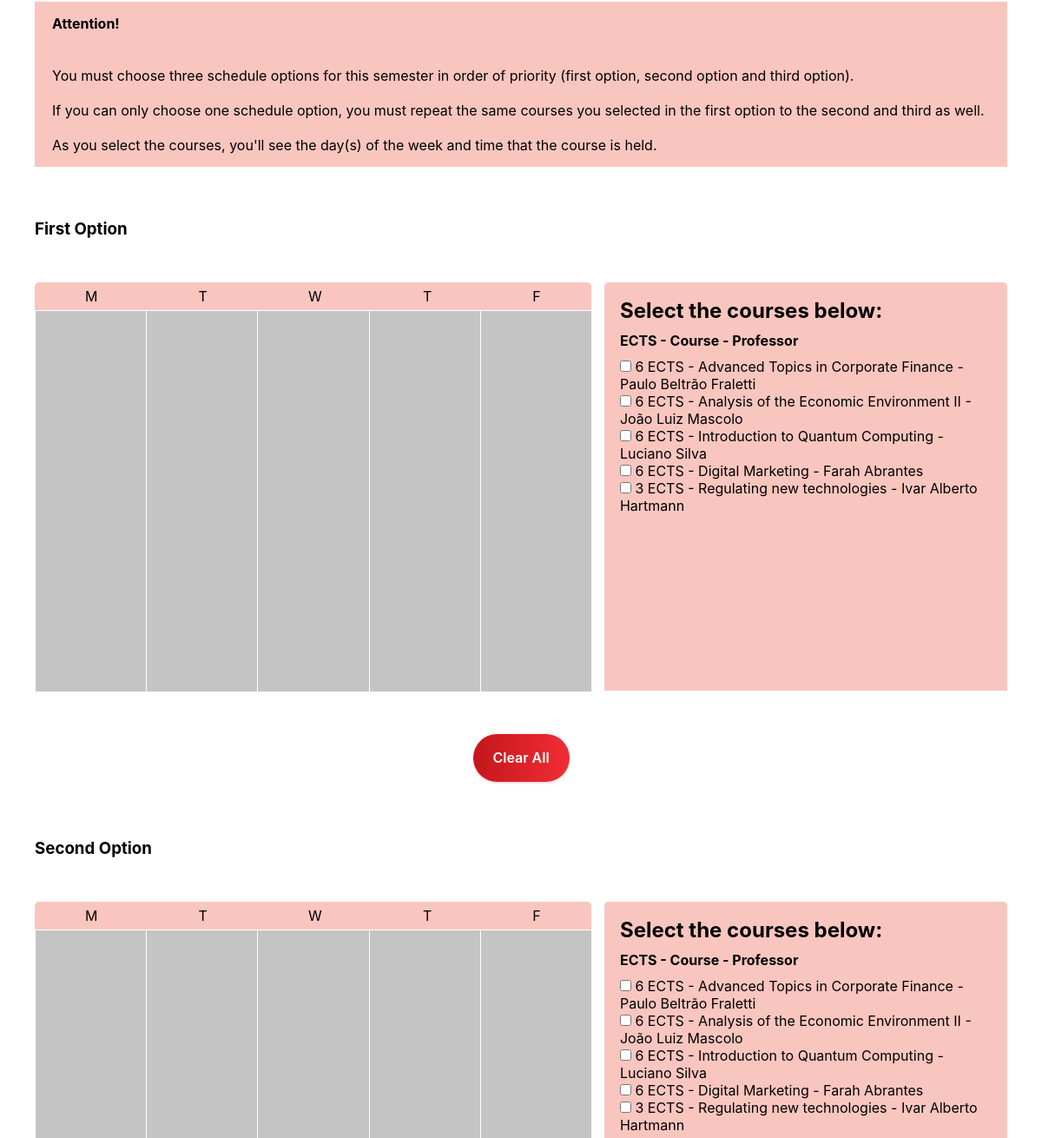
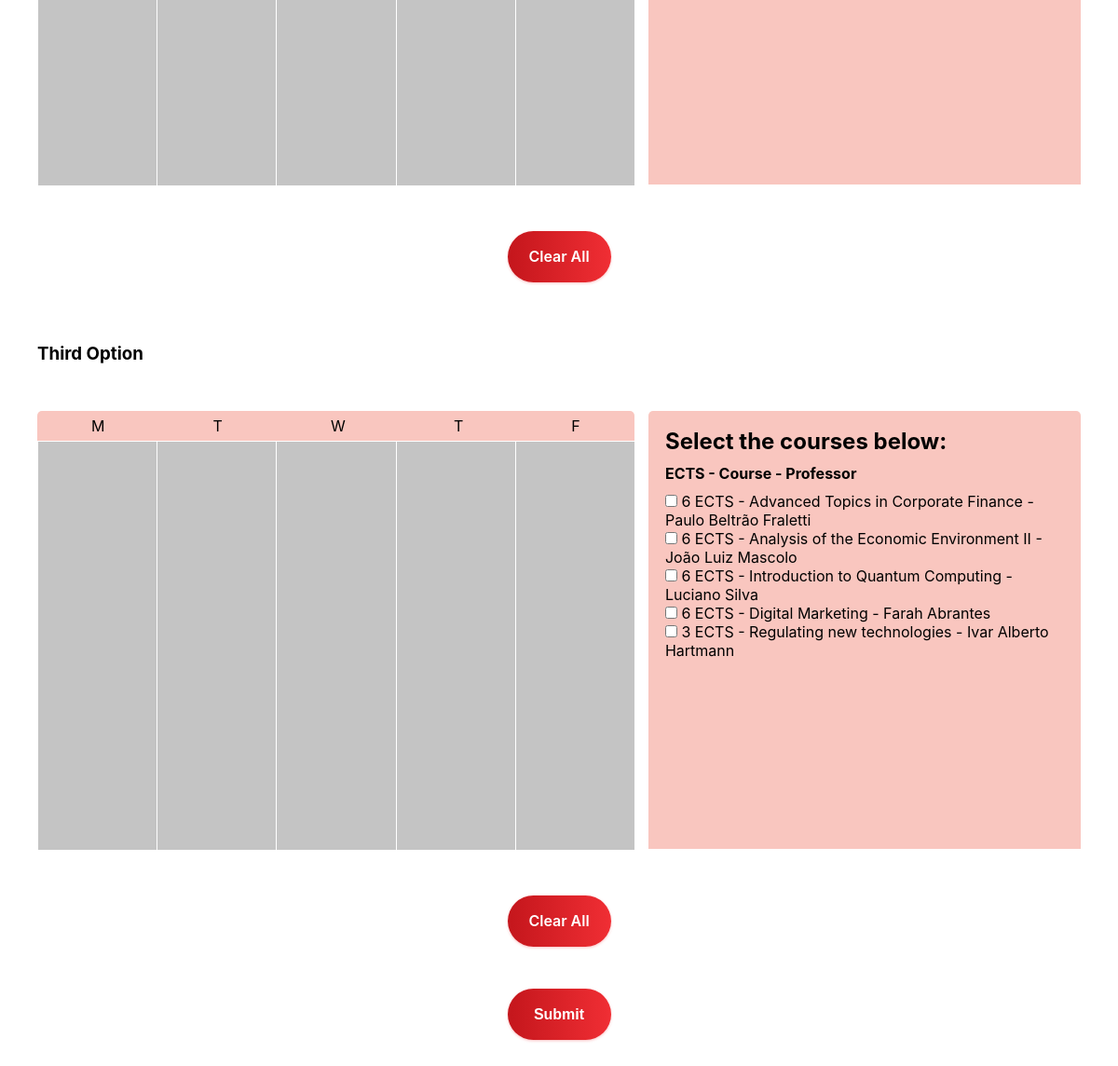
/ (lower part), run on an earlier commit of the app's database (2 pictures, top to bottom).
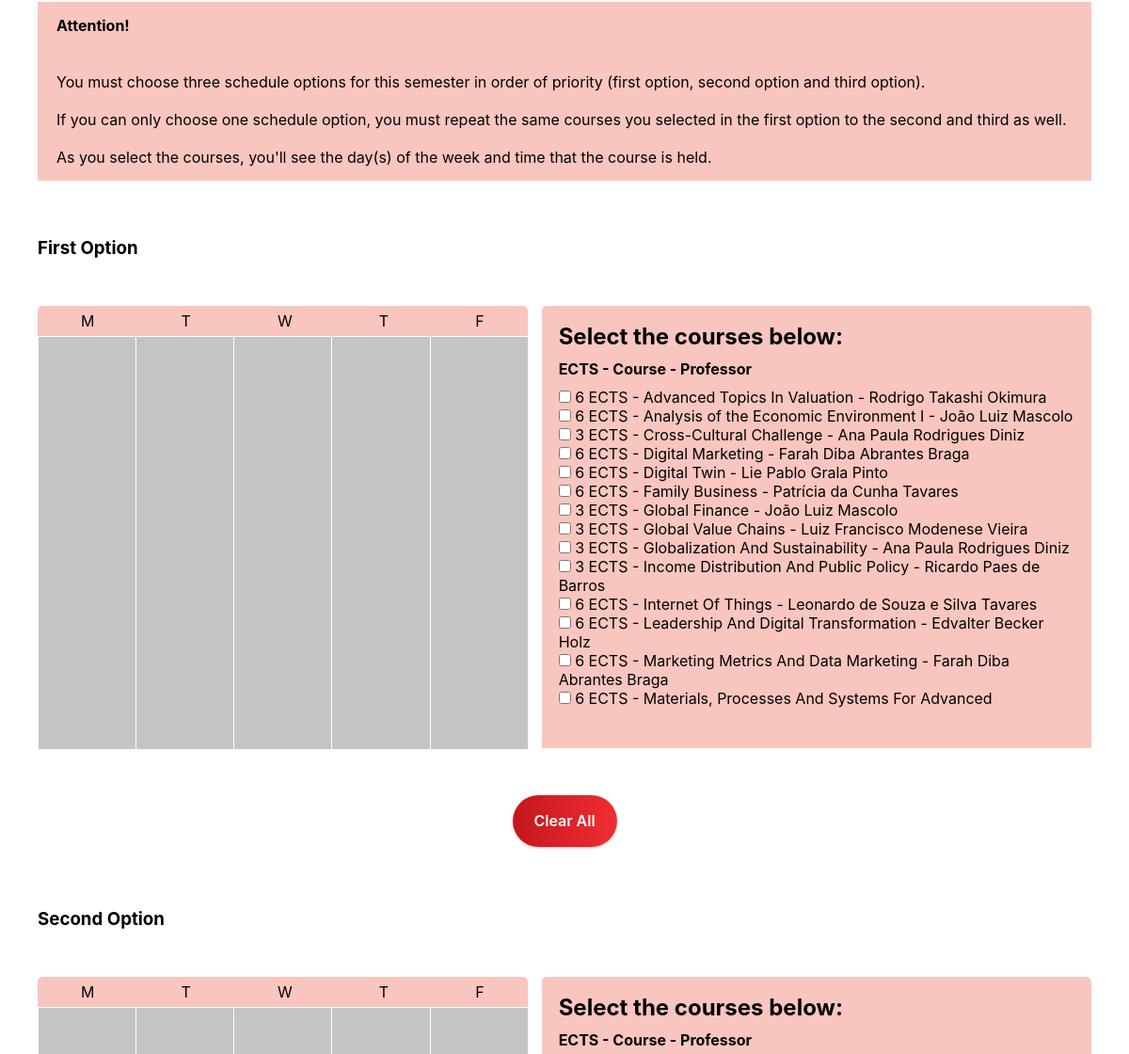
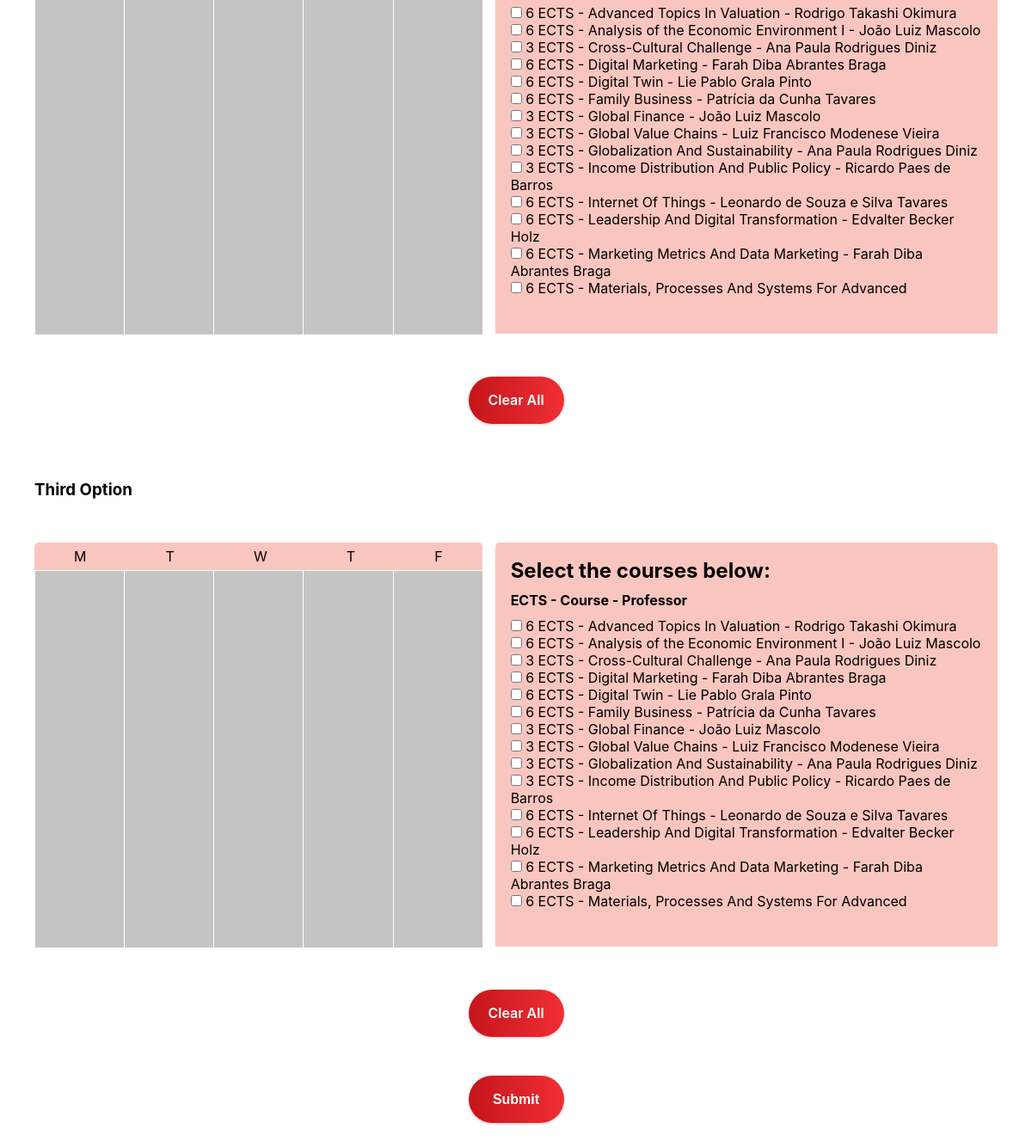
And on a later commit of the database (2 pictures, top to bottom).
### inputs/models.py (models this page shows)
class Course(models.Model):
    name = models.CharField(max_length=200)
    professor = models.CharField(max_length=200)
    ects = models.IntegerField()
    duration = models.TimeField()
    dates = models.ManyToManyField(CourseDate)
    availability = Status()
    def __str__(self):
        return  str(self.id)+". "+str(self.name)+" - "+str(self.professor)

### inputs/views.py (the view)
# urls.py: path('', views.index, name='index'),
def index(request):
    if request.method == 'POST':
        name = request.POST.get('name')
        homeUniversity = request.POST.get('homeUniversity')
        courses1 = request.POST.getlist('courses1')
        dataList1 = []
        for course1 in courses1:
            print("Olha o nome do curso: ", course1)
            curso1_var = Course.objects.get(name=course1)
            datas1 = curso1_var.dates.all()
            dataListSameCourse1 = []
            for dataElement1 in datas1.iterator():
                elemento1 = dataElement1
                print("Esse é o elemento:", elemento1)
                dataListSameCourse1.append(elemento1)
                print("ESSE é o LIST DO DATA ELEMENT", dataListSameCourse1)
            dataList1.append(dataListSameCourse1)
        print("LISTA DATA", dataList1)
        listaGeral1 = []
        for elemento1 in dataList1:
            for i in range(len(elemento1)):
                listaGeral1.append(elemento1[i])
        print("LISTA GERAL: ", listaGeral1)
        Checando1 = check_same_values(listaGeral1)
        courses2 = request.POST.getlist('courses2')
        dataList2 = []
        for course2 in courses2:
            print("Olha o nome do curso: ", course2)
            curso2_var = Course.objects.get(name=course2)
            datas2 = curso2_var.dates.all()
            dataListSameCourse2 = []
            for dataElement2 in datas2.iterator():
                elemento2 = dataElement2
                print("Esse é o elemento:", elemento2)
                dataListSameCourse2.append(elemento2)
                print("ESSE é o LIST DO DATA ELEMENT", dataListSameCourse2)
            dataList2.append(dataListSameCourse2)
        print("LISTA DATA", dataList2)
        listaGeral2 = []
        for elemento2 in dataList2:
            for i in range(len(elemento2)):
                listaGeral2.append(elemento2[i])
        print("LISTA GERAL: ", listaGeral2)
        Checando2 = check_same_values(listaGeral2)
        courses3 = request.POST.getlist('courses3')
        dataList3 = []
        for course3 in courses3:
            print("Olha o nome do curso: ", course3)
            curso3_var = Course.objects.get(name=course3)
            datas3 = curso3_var.dates.all()
            dataListSameCourse3 = []
            for dataElement3 in datas3.iterator():
                elemento3 = dataElement3
                print("Esse é o elemento:", elemento3)
                dataListSameCourse3.append(elemento3)
                print("ESSE é o LIST DO DATA ELEMENT", dataListSameCourse3)
            dataList3.append(dataListSameCourse3)
        print("LISTA DATA", dataList3)
        listaGeral3 = []
        for elemento3 in dataList3:
            for i in range(len(elemento3)):
                listaGeral3.append(elemento3[i])
        print("LISTA GERAL: ", listaGeral3)
        Checando3 = check_same_values(listaGeral3)
        if Checando1:
            return render(request, 'inputs/erro.html')
        elif Checando2:
            return render(request, 'inputs/erro.html')
        elif Checando3:
            return render(request, 'inputs/erro.html')
        else:
            candidate = Candidate(name = name, homeUniversity = homeUniversity)
            candidate.save()
            candidato, criada1 = Candidate.objects.get_or_create(name=name, homeUniversity=homeUniversity)
            if criada1:
                candidato.save()
            print("ESSE É O CANDIDATO!:", candidato)
            timetable1 = Timetable(priority= 1, candidate=candidato)
            timetable1.save()
            for course1 in courses1:
                print("Olha o nome do curso: ", course1)
                curso1 = Course.objects.get(name=course1)
                timetable1.courses.add(curso1)
            candidato, criada2 = Candidate.objects.get_or_create(name=name, homeUniversity=homeUniversity)
            if criada2:
                candidato.save()
            print("ESSE É O CANDIDATO!:", candidato)
            timetable2 = Timetable(priority= 2, candidate=candidato)
            timetable2.save()
            for course2 in courses2:
                print("Olha o nome do curso: ", course2)
                curso2 = Course.objects.get(name=course2)
                timetable2.courses.add(curso2)
            candidato, criada3 = Candidate.objects.get_or_create(name=name, homeUniversity=homeUniversity)
            if criada3:
                candidato.save()
            print("ESSE É O CANDIDATO!:", candidato)
            timetable3 = Timetable(priority= 3, candidate=candidato)
            timetable3.save()
            for course3 in courses3:
                print("Olha o nome do curso: ", course3)
                curso3 = Course.objects.get(name=course3)
                timetable3.courses.add(curso3)
        return redirect('index')
    else:
        all_candidates = Candidate.objects.all()
        all_courses = Course.objects.all()
        return render(request, 'inputs/index.html', {'candidates': all_candidates, 'courses': all_courses})

### inputs/models.py (called while the page is built)
    def __str__(self):
        return  str(self.dayOfTheWeek)+" - "+str(self.hour)

### inputs/templates/inputs/index.html (shortened to what this page needs)
{% extends "inputs/base.html" %}
{% load static %}
{% block content %}
<form method="post">
  <label for="name">1.Full Name (as written in passport):</label><br>
  <input class="inputFields" id="name" type="text" name="name" /> <br>
  <label for="homeUniversity">2.Home University:</label> <br>
  <input class="inputFields" id="homeUniversity" name="homeUniversity"></input><br>
  <div class="redBox">
    <div class="textRedBox">
      <h4> Attention! </h4> <br><br>
      You must choose three schedule options for this semester in order of priority (first option, second option and third option). <br><br>
      If you can only choose one schedule option, you must repeat the same courses you selected in the first option to the second
      and third as well. <br><br>
      As you select the courses, you'll see the day(s) of the week and time that the course is held.
    </div>
  </div>
  <br><br>
  <h3>First Option</h3>
  <br>
  <div class="calendarAndCourses course1">
    <div class="calendarAndCourseContainer">
      <div class="calendarBox">
        <ul class="rectangle">
          <li>M</li>
          <li>T</li>
          <li>W</li>
          <li>T</li>
          <li>F</li>
        </ul>
        <div id="rowOption1" class="row">
          <div class="columnsDays Monday">
          </div>
          <div class="columnsDays Tuesday">
          </div>
          <div class="columnsDays Wednesday">
          </div>
          <div class="columnsDays Thursday">
          </div>
          <div class="columnsDays Friday">
          </div>
        </div>
      </div>
      <div class="coursesBox">
        <h1>Select the courses below:</h1>
        <h4>ECTS - Course - Professor</h4>
        <div class='inputList'>
          {%for course in courses %}
          <div>
            <input onchange="checkInput(this,'{{course.id}}', '{{course}}', '{{course.dates.all}}','rowOption1')" type="checkbox" id="courseInput_'{{course.id}}'" name="courses1" class="checkbox1" value='{{course.name}}'>
            <label for="course1">{{course.ects}} ECTS - {{course.name}} - {{course.professor}}</label>
          </div>
          {% endfor %}
        </div>
      </div>
    </div>
  </div>
  <div class="buttonCenter">
    <a class="bn632-hover bn28" onclick="clearOptions('rowOption1', 'checkbox1')">Clear All</a>
  </div>
  <br><br>
  <h3>Second Option</h3>
  <br>
  <div class="calendarAndCourses course2">
    <div class="calendarAndCourseContainer">
      <div class="calendarBox">
        <ul class="rectangle">
          <li>M</li>
          <li>T</li>
          <li>W</li>
          <li>T</li>
          <li>F</li>
        </ul>
        <div id="rowOption2" class="row">
          <div class="columnsDays Monday">
          </div>
          <div class="columnsDays Tuesday">
          </div>
          <div class="columnsDays Wednesday">
          </div>
          <div class="columnsDays Thursday">
          </div>
          <div class="columnsDays Friday">
          </div>
        </div>
      </div>
      <div class="coursesBox">
        <h1>Select the courses below:</h1>
        <h4>ECTS - Course - Professor</h4>
        <div class='inputList'>
          {%for course in courses %}
          <div>
            <input onchange="checkInput(this,'{{course.id}}', '{{course}}', '{{course.dates.all}}','rowOption2')" type="checkbox" id="courseInput_'{{course.id}}'" name="courses2" class="checkbox2" value='{{course.name}}'>
            <label for="course2">{{course.ects}} ECTS - {{course.name}} - {{course.professor}}</label>
          </div>
          {% endfor %}
        </div>
      </div>
    </div>
  </div>
  <div class="buttonCenter">
    <a class="bn632-hover bn28" onclick="clearOptions('rowOption2', 'checkbox2')">Clear All</a>
  </div>
  <br><br>
  <h3>Third Option</h3>
  <br>
  <div class="calendarAndCourses course3">
    <div class="calendarAndCourseContainer">
      <div class="calendarBox">
        <ul class="rectangle">
          <li>M</li>
          <li>T</li>
          <li>W</li>
          <li>T</li>
          <li>F</li>
        </ul>
        <div id="rowOption3" class="row">
          <div class="columnsDays Monday">
          </div>
          <div class="columnsDays Tuesday">
          </div>
          <div class="columnsDays Wednesday">
          </div>
          <div class="columnsDays Thursday">
          </div>
          <div class="columnsDays Friday">
          </div>
        </div>
      </div>
      <div class="coursesBox">
        <h1>Select the courses below:</h1>
        <h4>ECTS - Course - Professor</h4>
        <div class='inputList'>
          {%for course in courses %}
          <div>
            <input onchange="checkInput(this,'{{course.id}}', '{{course}}', '{{course.dates.all}}','rowOption3')" type="checkbox" id="courseInput_'{{course.id}}'" name="courses3" class="checkbox3" value='{{course.name}}'>
            <label for="course3">{{course.ects}} ECTS - {{course.name}} - {{course.professor}}</label>
          </div>
          {% endfor %}
        </div>
      </div>
    </div>
  </div>
  <div class="buttonCenter">
    <a class="bn632-hover bn28" onclick="clearOptions('rowOption3', 'checkbox3')">Clear All</a>
  </div>
  <div class="buttonCenter">
    <button class="bn632-hover bn28" type="submit">Submit</button>
  </div>
</form>
{% endblock %}

### inputs/templates/inputs/base.html (shortened to what this page needs)
<!DOCTYPE html>
{% load static %}
<html>
  <head>
    <link
      rel="stylesheet"
      type="text/css"
      href="{% static 'inputs/css/style.css' %}"
    />
    <link href="https://cdnjs.cloudflare.com/ajax/libs/limonte-sweetalert2/7.33.1/sweetalert2.css" rel="stylesheet" type="text/css">
  </head>
  <body>
    {% block content %} {% endblock %}
  </body>
</html>

### inputs/static/inputs/css/style.css (style rules this page uses)
html, body { font-family: -apple-system, BlinkMacSystemFont, Segoe UI, Roboto, Oxygen, Ubuntu, Cantarell, Fira Sans, Droid Sans, Helvetica Neue, sans-serif; transition: all 0.5s ease-in-out 0s; }
* { margin: 0; padding: 0; outline: 0; box-sizing: border-box; }
body { margin: 74px 40px 0; }
:root { --color-primary: #c4161c; --color-secondary: #f9c6bf; --color-tertiary: #bcbec0; }
.redBox { display: flex; flex-direction: row; width: 100%; background-color: var(--color-secondary); margin: 20px 0; padding: 15px 20px; }
form { margin: 40px 0; }
.calendarAndCourses { margin: 30px 0; display: flex; flex-direction: row; height: 470px; }
.calendarAndCourseContainer { display: flex; flex-direction: row; width: 100%; }
.calendarBox { width: 75%; padding: 0 15px 0 0; height: 100%; }
.rectangle { display: flex; list-style: none; width: 100%; height: 32px; background: var(--color-secondary); border-radius: 5px 5px 0 0; justify-content: space-around; align-items: center; }
.row { display: grid; gap: 0 1px; grid-template-columns: repeat(5, 1fr); height: calc(100% - 32px); }
.columnsDays { padding: 0.25%; background-color: #c4c4c4; white-space: nowrap; width: 100%; height: 100%; margin: 1px 0.5px; }
.coursesBox { margin: 0; background-color: var(--color-secondary); border-radius: 5px 5px 0 0; padding: 0.5rem; }
.coursesBox h1 { margin: 10px; font-size: 1.5rem; font-weight: 700; color: black; }
.coursesBox h4 { margin: 10px; font-weight: 700; color: black; }
.inputList { padding: 0px 10px; height: 75%; overflow-y: scroll; }
.bn632-hover { width: 10%; padding: 1.5%; font-size: 16px; font-weight: 600; color: white; cursor: pointer; margin: 20px; height: 55px; text-align:center; border: none; background-size: 300% 100%; border-radius: 50px; -webkit-transition: all .4s ease-in-out; -o-transition: all .4s ease-in-out; -webkit-transition: all .4s ease-in-out; transition: all .4s ease-in-out; }
.bn632-hover.bn28 { background-image: linear-gradient( to right, var(--color-primary), #f02e34, #df3338, #e2373f ); box-shadow: 0 1px 3px rgba(242, 97, 103, 0.4); }
.buttonCenter { display: flex; justify-content: center; margin: 5px; }

What changed in the data, as far as the page shows it:
removed Course: ects "6", name "Advanced Topics in Corporate Finance", professor "Paulo Beltrão Fraletti"
removed Course: ects "6", name "Analysis of the Economic Environment II", professor "João Luiz Mascolo"
removed Course: ects "6", name "Introduction to Quantum Computing", professor "Luciano Silva"
removed Course: ects "6", name "Digital Marketing", professor "Farah Abrantes"
removed Course: ects "3", name "Regulating new technologies", professor "Ivar Alberto Hartmann"
added Course: ects "6", name "Advanced Topics In Valuation", professor "Rodrigo Takashi Okimura"
added Course: ects "6", name "Analysis of the Economic Environment I", professor "João Luiz Mascolo"
added Course: ects "3", name "Cross-Cultural Challenge", professor "Ana Paula Rodrigues Diniz"
added Course: ects "6", name "Digital Marketing", professor "Farah Diba Abrantes Braga"
added Course: ects "6", name "Digital Twin", professor "Lie Pablo Grala Pinto"
added Course: ects "6", name "Family Business", professor "Patrícia da Cunha Tavares"
added Course: ects "3", name "Global Finance", professor "João Luiz Mascolo"
added Course: ects "3", name "Global Value Chains", professor "Luiz Francisco Modenese Vieira"
added Course: ects "3", name "Globalization And Sustainability", professor "Ana Paula Rodrigues Diniz"
added Course: ects "3", name "Income Distribution And Public Policy", professor "Ricardo Paes de Barros"
added Course: ects "6", name "Internet Of Things", professor "Leonardo de Souza e Silva Tavares"
added Course: ects "6", name "Leadership And Digital Transformation", professor "Edvalter Becker Holz"
added Course: ects "6", name "Marketing Metrics And Data Marketing", professor "Farah Diba Abrantes Braga"
added Course: ects "6", name "Materials, Processes And Systems For Advanced…"
